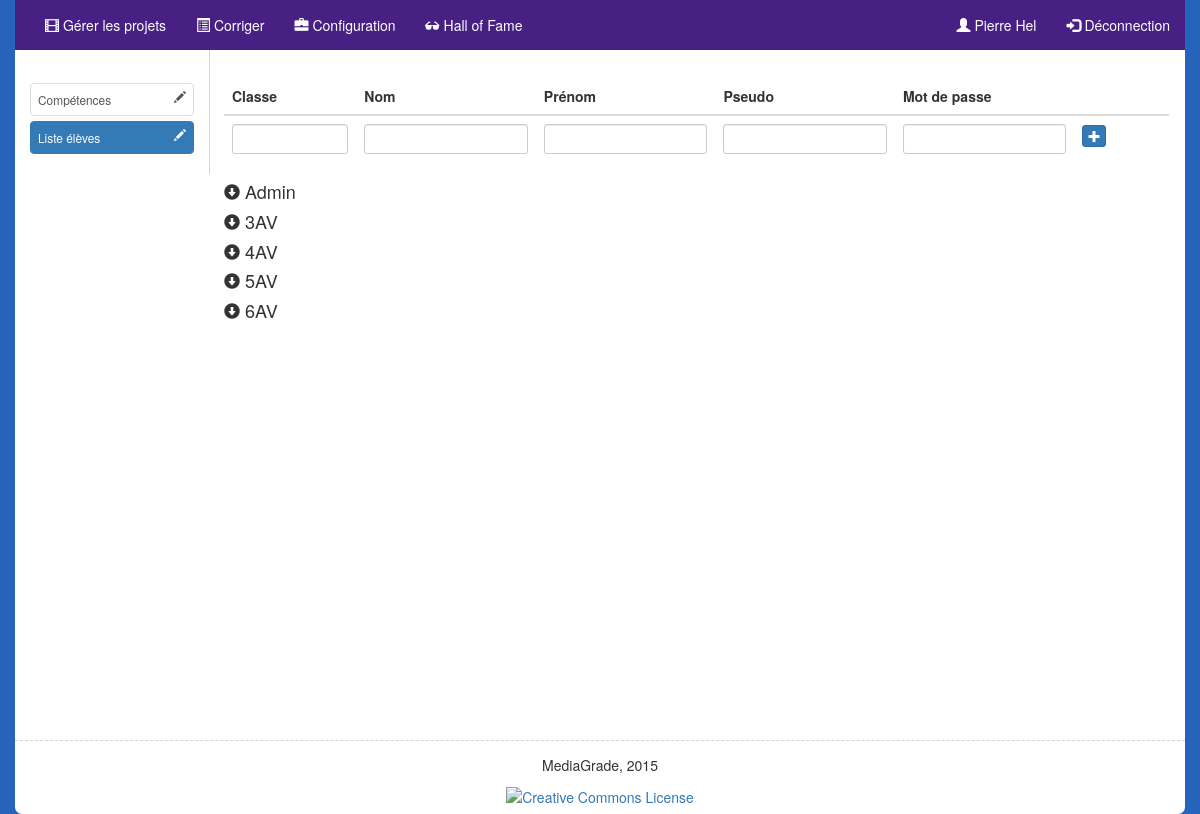
Page /config.php (signed in) on the committed database.
### tables this page shows
CREATE TABLE IF NOT EXISTS `users` (
  `id` int(11) NOT NULL AUTO_INCREMENT,
  `username` varchar(20) NOT NULL,
  `email` tinytext NOT NULL,
  `hash` varchar(255) NOT NULL,
  `name` varchar(20) NOT NULL,
  `last_name` varchar(20) NOT NULL,
  `class` varchar(5) NOT NULL,
  `is_staff` tinyint(1) NOT NULL,
  PRIMARY KEY (`username`),
  KEY `id` (`id`)
);

### includes/langs/be_FR.php (called while the page is built, shortened)
<?php
$lang = array();
$lang['LANG'] = "fr";
$lang['FORGOT_PASS'] = "J'ai oublié mon mot de passe";
$lang['LOGIN'] = "S'identifier";
$lang['USERNAME'] = "Nom d'utilisateur";
$lang['NAME'] = "Prénom";
$lang['LAST_NAME'] = "Nom";
$lang['PASSWORD'] = "Mot de passe";
$lang['CONFIRM_PASSWORD'] = "Confirmez le mot de passe";
$lang['PASSWORD_MISMATCH'] = "Les mots de passe ne correspondent pas";
$lang['EMAIL'] = "Courriel";
$lang['TEACHER'] = "Professeur";
$lang['BACK'] = "Retour";
$lang['MY_PROFILE'] = "Mon profil";
$lang['CHANGE_PASS'] = "Changer de mot de passe";
$lang['ACTUAL_PASS'] = "Mot de passe actuel";
$lang['NEW_PASS'] = "Nouveau mot de passe";
$lang['CONFIRM_PASS'] = "Confirmez le mot de passe";
$lang['MODIFY'] = "Modifier";
$lang['MY_MAIL'] = "Mon adresse courriel";
$lang['SORRY'] = "Désolé!";
$lang['PROVIDE_PASSWORD'] = "Merci de fournir un mot de passe.";
$lang['ALL_FIELDS_REQUIRED'] = "Tous les champs sont obligatoires!";
$lang['PROVIDE_EMAIL'] = "Courriel non valide";
$lang['SAFE_PASSWORD'] = "Votre mot de passe doit contenir au moins 8 caractères, dont 1 en majuscule et 1 chiffre.";
$lang['ALREADY_USER'] = "Courriel ou nom d'utilisateur déjà utilisé";
$lang['USER_EXPLOIT'] = "\"Touche pas à ça, p'tit con!\"";
$lang['USER_INCLUSION_EXPLOIT'] = "Tentative de RFI détectée...";
$lang['NO_INSTRUCTIONS'] = "Désolé, les consignes ne sont pas (encore) disponibles.";
$lang['MAX_SIZE_REACHED'] = "Taille de fichier supérieure à 200 Mo. Vérifiez votre exportation.";
$lang['UNEXPECTED_FILE_TYPE'] = "Format de fichier inattendu.";
$lang['DIR_CREATION_ERROR'] = "Erreur lors de la création du répertoire.";
$lang['NO_FILE'] = "Choisissez un fichier!";
$lang['SELECT_FILE'] = "Sélectionnez un fichier";
$lang['REQUIRED_ANSWER'] = "Réponse requise!";
$lang['REQUIRED_ANSWER'] = "Réponse requise!";
$lang['INVALID_USER_PASS'] = "Nom d'utilisateur ou mot de passe invalide.";
$lang['GRADES'] = "Évaluations";
$lang['RESULTS'] = "Résultats";
$lang['INSTRUCTIONS'] = "Consignes";
$lang['SUBMIT'] = "Remises";
$lang['SKILLS'] = "Compétences";
$lang['ACCOUNT'] = "Compte";
$lang['GALLERY'] = "Hall of Fame";
$lang['MY_GALLERY'] = "Mes projets";
$lang['GRADE_BOOK'] = "Mes compétences";
$lang['LOGOUT'] = "Déconnection";
$lang['MANAGE_PROJECTS'] = "Gérer les projets";
$lang['RATE'] = "Corriger";
$lang['CONFIG'] = "Configuration";
$lang['NEW_PROJECT'] = "Nouveau projet";
$lang['NO_PDF_READER'] = "<p>It appears your Web browser is not configured to display PDF files.
                            No worries, just <a href='123.pdf'>click here to download the PDF file.</a></p>";
$lang['SUBMIT_FILE'] = "Remise du fichier";
$lang['SELF_ASSESSMENT'] = "Auto-évaluation";
$lang['SUBMIT_WORK'] = "Je remets mon travail";
$lang['DISACTIVATE_PROJECT'] = "Désactiver le projet";
$lang['ACTIVATE_PROJECT'] = "Activer le projet";
$lang['SUBMITTED_FILE'] = "Fichier remis:";
$lang['NOT_GRADED_YET'] = "<p>Votre travail n'a pas encore été évalué.</p>";
$lang['PERCENT'] = "Pourcentage";
?>

### templates/users.php (the view, shortened to what this page needs)
<div class="row">
   <aside id="projects" class="col-md-2 bs-docs-sidebar">
       <nav itemscope itemtype="http://schema.org/SiteNavigationElement">
           <ul class="list-group small" itemprop="project">
                   <li><a class="list-group-item" href="config.php?skills">Compétences<span class="glyphicon glyphicon-pencil pull-right"></span></a></li>
                   <li><a class="list-group-item active" href="config.php?users">Liste élèves<span class="glyphicon glyphicon-pencil pull-right"></span></a></li>
           </ul>
       </nav>
   </aside>
   <main class="col-md-10" id="content">
          <form action="config.php" method="post" role="form">
              <table id="rows" class="table">
    	            <col width="14%">
                   <col width="19%">
                   <col width="19%">
                   <col width="19%">
                   <col width="19%">
                   <col width="5%">
                   <col width="5%">
    	            <thead>
                    <tr>
	                    <th>Classe</th>
	                    <th>Nom</th>
	                    <th>Prénom</th>
	                    <th>Pseudo</th>
	                    <th>Mot de passe</th>
	                    <th></th>
	                    <th></th>
                    </tr>
                </thead>
                <tbody>
                       <tr>
                           <td><input name="class" class="form-control input-sm"></td>
                           <td><input name="last_name" class="form-control input-sm"></td>
                           <td><input name="name" class="form-control input-sm"></td>
                           <td><input name="username" class="form-control input-sm"></td>
                           <td><input name="password" class="form-control input-sm"></td>
                           <td><button type="name" name="add_user" class="btn btn-primary btn-xs" value="add_user"><span class="glyphicon glyphicon-plus"></span></button></td>
                       </tr>
                   </tbody>
               </table>
          </form>
          <?php foreach($users as $class): ?>
           <h4 data-toggle="collapse" data-target="#rows_<?= trim($class[0]["class"], " ")?>"><span class="panel-title glyphicon glyphicon-circle-arrow-down"></span> <?php if(empty($class[0]["class"])) {echo("Admin");} else {echo($class[0]["class"]);}; ?></h4>
           <?php endforeach?>
   </main>

### templates/menu.php (shortened to what this page needs)
<nav class="navbar navbar-default navbar-fixed-top" id="menu">
    <div class="container" <?= ($_SESSION["admin"] ? 'style="background-color:#482084;"' : '') ?>>
        <div id="navbar" class="navbar-collapse collapse">
            <ul class="nav navbar-nav">
            <?php if($_SESSION["admin"]):?>
                 <li><a href="admin.php"><span class="glyphicon glyphicon-film"></span> <?=$lang['MANAGE_PROJECTS']?> </a></li>
                 <li><a href="rating.php"><span class="glyphicon glyphicon-list-alt"></span> <?=$lang['RATE']?></a></li>
                 <li><a href="config.php"><span class="glyphicon glyphicon-briefcase"></span> <?=$lang['CONFIG']?></a></li>
            <?php endif ?>
                 <li><a href="gallery.php"><span class="glyphicon glyphicon-sunglasses"></span> <?=$lang['GALLERY']?></a></li>
            </ul>
            <ul class="nav navbar-nav navbar-right">
                 <li><a href="profile.php"><span class="glyphicon glyphicon-user"></span> <?= $username[0]["name"] . " " . $username[0]["last_name"] ?></a></li>
                 <li><a href="logout.php"><span class="glyphicon glyphicon-log-in"></span> <?=$lang['LOGOUT']?></a></li>
            </ul>
         </div>
     </div>
</nav>

### public/css/styles.css (style rules this page uses)
.container { background: white; -webkit-border-radius: 0 0 7px 7px; -moz-border-radius: 0 0 7px 7px; border-radius: 0 0 7px 7px; }
.list-group-item { margin: 5px 0; padding: 7px; }
.navbar-default { -moz-box-shadow: none; -webkit-box-shadow: none; background-color: transparent; background-image: none; border: none; box-shadow: none; }
.navbar-default .navbar-nav>li>a { color: #FFF }
main { padding-bottom:5em; }
aside { padding-top:2em; border-right: lightgray solid 1px; margin-right:-1px; }
aside ul { padding-left: 0 }
aside ul li { list-style-type: none }
body { background-color: #2664BB; padding-top: 50px; }
main { padding-bottom: 2em; padding-top: 0; }
main .row:first-child, main form:first-child { padding-top:2em; }
nav .container { padding-bottom: 0; background-color: #0B3269; // background-image: url('../img/banner_av.jpg'); -webkit-border-radius: 0px; -moz-border-radius: 0px; border-radius: 0px; }
.bs-docs-sidebar { // height: 100vh; }

### public/css/sticky-footer.css (style rules this page uses)
html, body { height: 100%; }
.container { min-height: 100%; height: auto !important; height: 100%; margin: 0 auto -60px; padding-bottom: 60px; }

### rows in the picture
users: name "Pierre", last_name "Hel", shows "Admin"
users: class "3AV"
users: class "4AV"
users: class "5AV"
users: class "6AV"

### other values in the picture
$lang['MANAGE_PROJECTS'] "Gérer les projets"
$lang['RATE'] "Corriger"
$lang['CONFIG'] "Configuration"
$lang['GALLERY'] "Hall of Fame"
$lang['LOGOUT'] "Déconnection"
